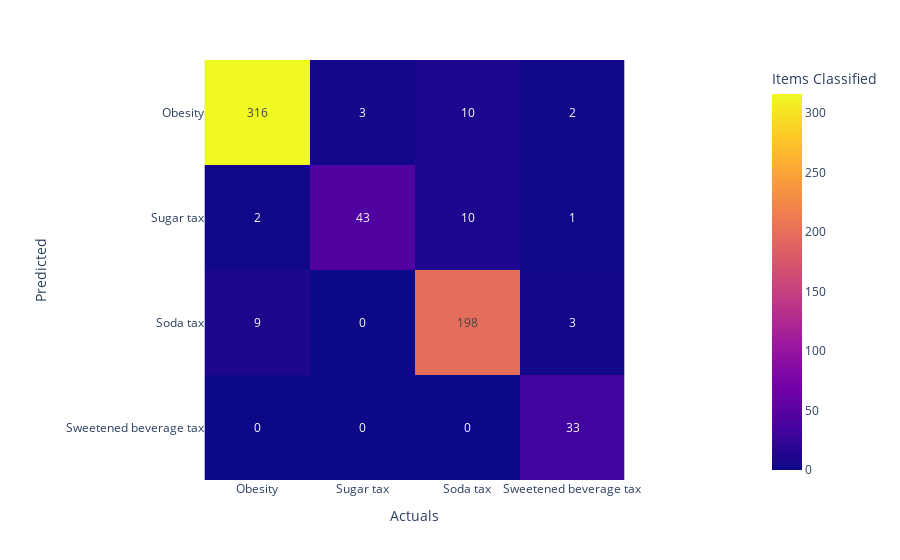
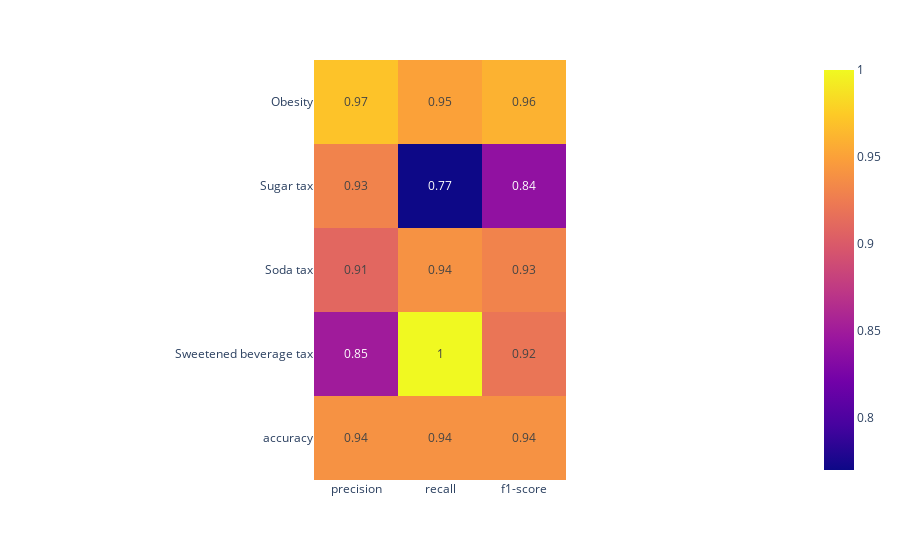

Source (notebook cell) for these figures, in order:
### Code cell
build_nb(count_vect_df, labels, "topic")

### Figure 1 — Plotly figure (JSON) as saved in the notebook; plotly's stock layout.template omitted (floating-point values rounded to 4 significant figures)
{"data": [{"coloraxis": "coloraxis", "hovertemplate": "Actuals: %{x}<br>Predicted: %{y}<br>Items Classified: %{z}<extra></extra>", "name": "0", "texttemplate": "%{z}", "type": "heatmap", "x": ["Obesity", "Sugar tax", "Soda tax", "Sweetened beverage tax"], "xaxis": "x", "y": ["Obesity", "Sugar tax", "Soda tax", "Sweetened beverage tax"], "yaxis": "y", "z": [[316, 3, 10, 2], [2, 43, 10, 1], [9, 0, 198, 3], [0, 0, 0, 33]]}], "layout": {"coloraxis": {"colorbar": {"title": {"text": "Items Classified"}}, "colorscale": [[0, "#0d0887"], [0.1111, "#46039f"], [0.2222, "#7201a8"], [0.3333, "#9c179e"], [0.4444, "#bd3786"], [0.5556, "#d8576b"], [0.6667, "#ed7953"], [0.7778, "#fb9f3a"], [0.8889, "#fdca26"], [1, "#f0f921"]]}, "margin": {"t": 60}, "xaxis": {"anchor": "y", "constrain": "domain", "domain": [0, 1], "scaleanchor": "y", "title": {"text": "Actuals"}}, "yaxis": {"anchor": "x", "autorange": "reversed", "constrain": "domain", "domain": [0, 1], "title": {"text": "Predicted"}}}}

### Figure 2 — Plotly figure (JSON) as saved in the notebook; plotly's stock layout.template omitted (floating-point values rounded to 4 significant figures)
{"data": [{"coloraxis": "coloraxis", "hovertemplate": "x: %{x}<br>y: %{y}<br>color: %{z}<extra></extra>", "name": "0", "texttemplate": "%{z}", "type": "heatmap", "x": ["precision", "recall", "f1-score"], "xaxis": "x", "y": ["Obesity", "Sugar tax", "Soda tax", "Sweetened beverage tax", "accuracy"], "yaxis": "y", "z": [[0.97, 0.95, 0.96], [0.93, 0.77, 0.84], [0.91, 0.94, 0.93], [0.85, 1, 0.92], [0.94, 0.94, 0.94]]}], "layout": {"coloraxis": {"colorscale": [[0, "#0d0887"], [0.1111, "#46039f"], [0.2222, "#7201a8"], [0.3333, "#9c179e"], [0.4444, "#bd3786"], [0.5556, "#d8576b"], [0.6667, "#ed7953"], [0.7778, "#fb9f3a"], [0.8889, "#fdca26"], [1, "#f0f921"]]}, "margin": {"t": 60}, "xaxis": {"anchor": "y", "constrain": "domain", "domain": [0, 1], "scaleanchor": "y"}, "yaxis": {"anchor": "x", "autorange": "reversed", "constrain": "domain", "domain": [0, 1]}}}
